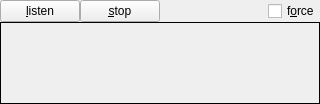
<?xml version="1.0" encoding="UTF-8"?>
<ui version="4.0">
 <class>MTcpListenWidget</class>
 <widget class="QWidget" name="MTcpListenWidget">
  <property name="geometry">
   <rect>
    <x>0</x>
    <y>0</y>
    <width>320</width>
    <height>104</height>
   </rect>
  </property>
  <property name="windowTitle">
   <string notr="true"/>
  </property>
  <layout class="QVBoxLayout" name="verticalLayout">
   <item>
    <layout class="QHBoxLayout" name="horizontalLayout">
     <item>
      <widget class="QPushButton" name="btStart">
       <property name="text">
        <string>&amp;listen</string>
       </property>
       <property name="checkable">
        <bool>true</bool>
       </property>
      </widget>
     </item>
     <item>
      <widget class="QPushButton" name="btStop">
       <property name="text">
        <string>&amp;stop</string>
       </property>
       <property name="checkable">
        <bool>true</bool>
       </property>
      </widget>
     </item>
     <item>
      <spacer name="horizontalSpacer">
       <property name="orientation">
        <enum>Qt::Horizontal</enum>
       </property>
       <property name="sizeHint" stdset="0">
        <size>
         <width>50</width>
         <height>20</height>
        </size>
       </property>
      </spacer>
     </item>
     <item>
      <widget class="QCheckBox" name="cbForce">
       <property name="text">
        <string>f&amp;orce</string>
       </property>
      </widget>
     </item>
    </layout>
   </item>
   <item>
    <widget class="QLabel" name="lblInfo">
     <property name="sizePolicy">
      <sizepolicy hsizetype="Expanding" vsizetype="Preferred">
       <horstretch>0</horstretch>
       <verstretch>0</verstretch>
      </sizepolicy>
     </property>
     <property name="frameShape">
      <enum>QFrame::Box</enum>
     </property>
     <property name="text">
      <string notr="true"/>
     </property>
     <property name="textFormat">
      <enum>Qt::PlainText</enum>
     </property>
     <property name="scaledContents">
      <bool>false</bool>
     </property>
     <property name="wordWrap">
      <bool>false</bool>
     </property>
     <property name="margin">
      <number>10</number>
     </property>
     <property name="textInteractionFlags">
      <set>Qt::NoTextInteraction</set>
     </property>
    </widget>
   </item>
  </layout>
 </widget>
 <layoutdefault spacing="0" margin="0"/>
 <resources/>
 <connections/>
</ui>
